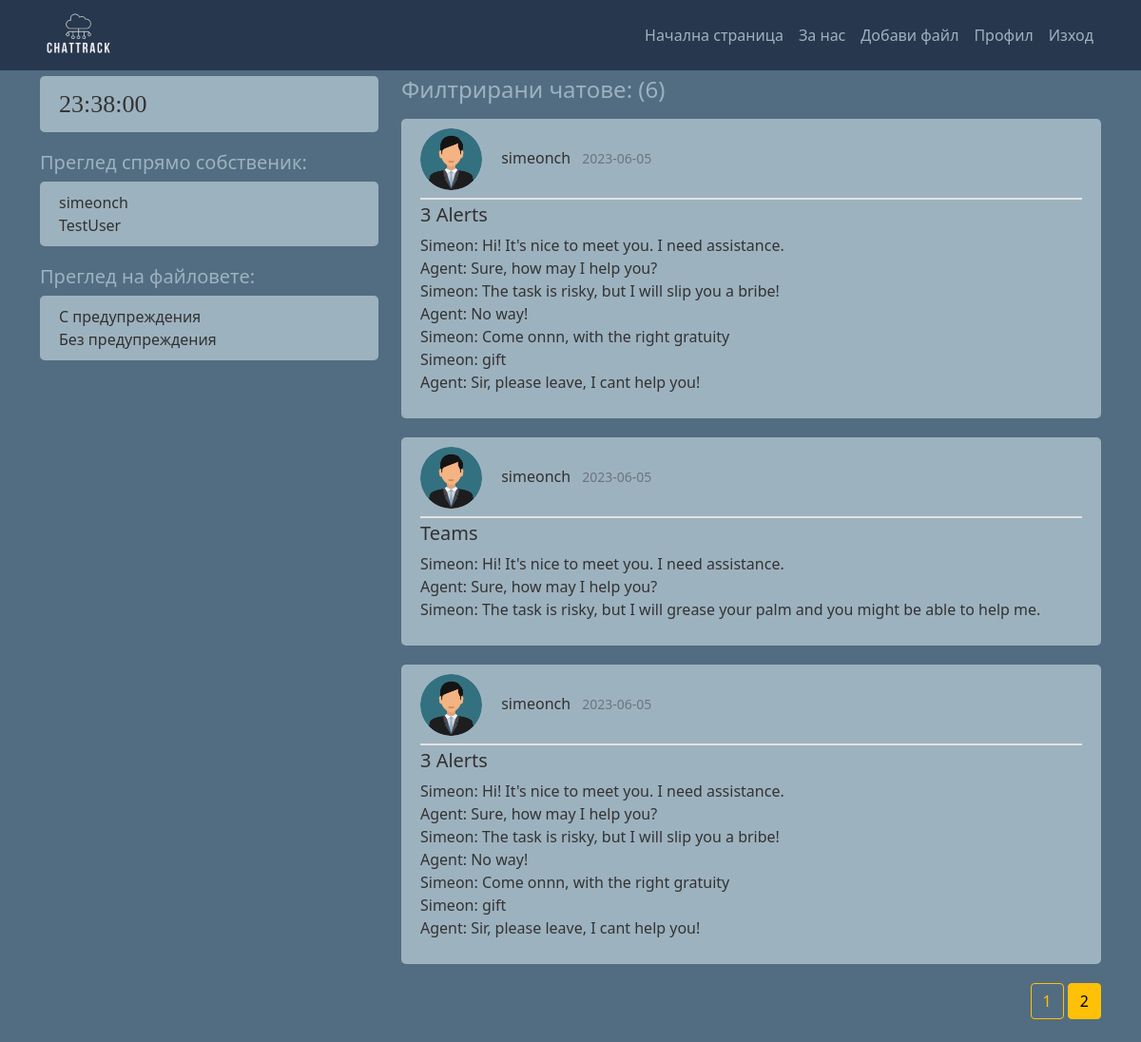
The app's page /alerted/true?page=2 (signed in), older data.
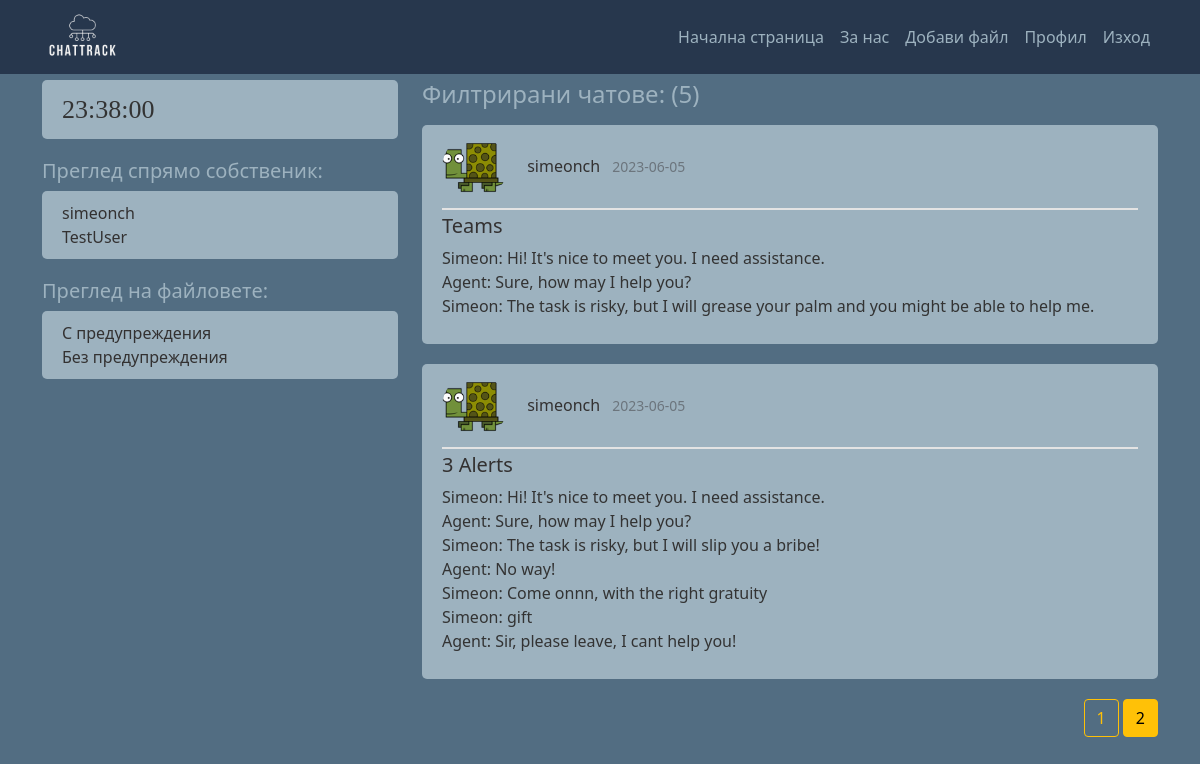
The same page, newer data.
### chattrack/models.py (models this page shows, shortened)
class User(db.Model, UserMixin):
    id = db.Column(db.Integer, primary_key=True)
    username = db.Column(db.String(20), unique=True, nullable=False)
    email = db.Column(db.String(50), unique=True, nullable=False)
    profile_pic = db.Column(db.String(20), nullable=False, default='default.jpg')
    password = db.Column(db.String(60), nullable=False)
    chats = db.relationship('Chat', backref='owner', lazy=True)

class Chat(db.Model):
    id = db.Column(db.Integer, primary_key=True)
    has_alerts = db.Column(db.Boolean, nullable=False, default=False)
    date_uploaded = db.Column(db.DateTime, nullable=False, default=datetime.utcnow)
    channel = db.Column(db.String(30), nullable=False)
    content = db.Column(db.Text, nullable=False)
    similar_phrases_found = db.Column(db.String, nullable=True)
    user_id = db.Column(db.Integer, db.ForeignKey('user.id'), nullable=False)

### chattrack/routes.py (the view)
@app.route("/alerted/<string:alerted>")
def alerted_chats(alerted):
    if alerted == 'true':
        has_alerts = True
    elif alerted == 'false':
        has_alerts = False
    page = request.args.get('page', 1, type=int)
    all_users = User.query.all()
    queried_chats = Chat.query.filter_by(has_alerts=has_alerts).order_by(Chat.date_uploaded.desc()).paginate(page=page, per_page=3)
    return render_template('alerted_chats.html', title="Home", chats=queried_chats, users=all_users, alerted=alerted)

### chattrack/models.py (called while the page is built)
@login_manager.user_loader # get an id to keep session of the user
def load_user(user_id):
    return User.query.get(int(user_id))

### chattrack/templates/alerted_chats.html
{% extends "init_template.html" %}
{% block content %}
<h4 class="mb-3"> Филтрирани чатове: ({{ chats.total }})</h4>
  {% if current_user.is_authenticated %}
      {% for chat in chats.items %}
        <article class="media content-section">
          <div class="media-body">
            <div class="article-metadata pb-2">
                <img class="rounded-circle article-img" src="{{ url_for('static', filename='profile_pictures/' + chat.owner.profile_pic) }}">
                <a class="username me-2" href="{{ url_for('user_chats', username=chat.owner.username) }}">{{ chat.owner.username }}</a>
                <small class="text-muted">{{ chat.date_uploaded.strftime('%Y-%m-%d') }}</small>
              </div>
              <h5><a class="article-title" href="{{ url_for('chat', chat_id=chat.id)}}">{{ chat.channel }}</a></h5>
              <p class="article-content">{{ chat.content }}</p>
            </div>
          </article>
      {% endfor %}
      <div class="float-end">
        {% for page_num in chats.iter_pages(left_edge=1, right_edge=1, left_current=1, right_current=2) %}
          {% if page_num %}
            {% if chats.page == page_num %}
              <a class="btn btn-warning mb-4" href="{{ url_for('alerted_chats', page=page_num, alerted=alerted) }}">{{ page_num }}</a>
            {% else %}
              <a class="btn btn-outline-warning mb-4" href="{{ url_for('alerted_chats', page=page_num, alerted=alerted) }}">{{ page_num }}</a>
            {% endif %}
          {% else %}
            ...
          {% endif %}
        {% endfor %}
        </div>
  {% else %}
    <div class="alert alert-primary" role="alert">
      <div class="panel-heading">Моля влезте в акаунта си преди да продължите.</div>
    </div>
  {% endif %}
{% endblock content %}

### chattrack/templates/init_template.html (shortened to what this page needs)
<!DOCTYPE html>
<html>
    <head>
        <link href="https://cdn.jsdelivr.net/npm/bootstrap@5.0.2/dist/css/bootstrap.min.css" rel="stylesheet">
        <link rel="stylesheet" type="text/css" href="{{ url_for('static', filename='main.css') }}">
    </head>
    <body>
        <header class="site-header">
            <nav class="navbar navbar-expand-lg navbar-dark fixed-top">
              <div class="container">
                <a class="navbar-brand mr-4" href="/"><img style="max-width: 80px;max-height: 180px;"src="{{ url_for('static', filename='logos/logo.png') }}"></a>
                <div class="collapse navbar-collapse" id="navbarToggle">
                  <div class="navbar-nav ms-auto">
                    <a class="nav-item nav-link" href="{{ url_for('home') }}">Начална страница</a>
                    <a class="nav-item nav-link" href="{{ url_for('about') }}">За нас</a>
                    {% if current_user.is_authenticated %}
                    <a class="nav-item nav-link" href="{{ url_for('upload_chat') }}">Добави файл</a>
                    <a class="nav-item nav-link" href="{{ url_for('account') }}">Профил</a>
                    <a class="nav-item nav-link" href="{{ url_for('logout') }}">Изход</a>
                    {% else %}
                      <a class="nav-item nav-link" href="{{ url_for('login') }}">Вход</a>
                      <a class="nav-item nav-link" href="{{ url_for('register') }}">Регистрирай се</a>
                    {% endif %}
                  </div>
                </div>
              </div>
            </nav>
          </header>
          <main role="main" class="container">
            <div class="row">
              <div class="col-md-4">
                <div class="content-section">
                  <div id="clock">
                  </div>
              </div>
                {% if users and current_user.is_authenticated%}
                <h5>Преглед спрямо собственик:</h5>
                <div class="content-section">
                  {% for user in users %}
                    <a class="username me-2" href="{{ url_for('user_chats', username=user.username) }}">{{ user.username }}</a><br>
                  {% endfor %}
                </div>
              <h5>Преглед на файловете:</h5>
              <div class="content-section">
                  <a class="username me-2" href="{{ url_for('alerted_chats', alerted='true') }}">С предупреждения</a><br>
                  <a class="username me-2" href="{{ url_for('alerted_chats', alerted='false') }}">Без предупреждения</a><br>
              </div>
              {% endif %}
            </div>
                <div class="col-md-8">
                  {% block content %}{% endblock %}
                </div>
          </main>
    </body>
</html>

Row changes from the older to the newer data that the page shows:
no longer on this page (row unchanged): Chat: profile_pic (placeholder picture), owner.username "simeonch", date_uploaded "2023-06-05", channel "3 Alerts", content "Simeon: Hi! It's nice to meet you. I need assistance. Agent: Sure, how may I help you? Simeon: The task is risky, but I will slip you a bribe! Agent: No way! Simeon: Come onnn, with the right gratuity Simeon: gift Agent: Sir, please leave, I cant help you!"
changed through a linked row, Chat "Teams": profile_pic: picture added in place of a placeholder
changed through a linked row, Chat "3 Alerts": profile_pic: picture added in place of a placeholder
Text that changed along with them:
{{ chats.total }}: "6" → "5"
